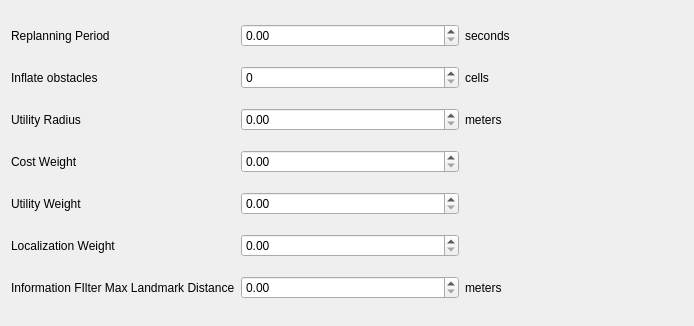
         <widget class="QWidget" name="HDLTab_2">
          <property name="geometry">
           <rect>
            <x>0</x>
            <y>0</y>
            <width>694</width>
            <height>326</height>
           </rect>
          </property>
          <attribute name="label">
           <string>Deliberative Layer</string>
          </attribute>
          <layout class="QGridLayout" name="gridLayout_21">
           <item row="2" column="0">
            <widget class="QLabel" name="label_129">
             <property name="text">
              <string>Utility Radius</string>
             </property>
            </widget>
           </item>
           <item row="3" column="1">
            <widget class="QDoubleSpinBox" name="ICWSpinBox"/>
           </item>
           <item row="2" column="1">
            <widget class="QDoubleSpinBox" name="IURSpinBox"/>
           </item>
           <item row="3" column="0">
            <widget class="QLabel" name="label_135">
             <property name="text">
              <string>Cost Weight</string>
             </property>
            </widget>
           </item>
           <item row="0" column="1">
            <widget class="QDoubleSpinBox" name="IRPSpinBox"/>
           </item>
           <item row="0" column="2">
            <widget class="QLabel" name="label_163">
             <property name="text">
              <string>seconds</string>
             </property>
            </widget>
           </item>
           <item row="4" column="0">
            <widget class="QLabel" name="label_136">
             <property name="text">
              <string>Utility Weight</string>
             </property>
            </widget>
           </item>
           <item row="4" column="1">
            <widget class="QDoubleSpinBox" name="IUWSpinBox"/>
           </item>
           <item row="5" column="1">
            <widget class="QDoubleSpinBox" name="ILWSpinBox"/>
           </item>
           <item row="0" column="0">
            <widget class="QLabel" name="label_141">
             <property name="text">
              <string>Replanning Period</string>
             </property>
            </widget>
           </item>
           <item row="5" column="0">
            <widget class="QLabel" name="label_137">
             <property name="text">
              <string>Localization Weight</string>
             </property>
            </widget>
           </item>
           <item row="2" column="2">
            <widget class="QLabel" name="label_164">
             <property name="text">
              <string>meters</string>
             </property>
            </widget>
           </item>
           <item row="1" column="0">
            <widget class="QLabel" name="label_150">
             <property name="text">
              <string>Inflate obstacles</string>
             </property>
            </widget>
           </item>
           <item row="1" column="2">
            <widget class="QLabel" name="label_165">
             <property name="text">
              <string>cells</string>
             </property>
            </widget>
           </item>
           <item row="1" column="1">
            <widget class="QSpinBox" name="IIOSpinBox"/>
           </item>
           <item row="6" column="0">
            <widget class="QLabel" name="label_119">
             <property name="text">
              <string>Information FIlter Max Landmark Distance</string>
             </property>
            </widget>
           </item>
           <item row="6" column="1">
            <widget class="QDoubleSpinBox" name="ICRSpinBox"/>
           </item>
           <item row="6" column="2">
            <widget class="QLabel" name="label_121">
             <property name="text">
              <string>meters</string>
             </property>
            </widget>
           </item>
          </layout>
         </widget>
